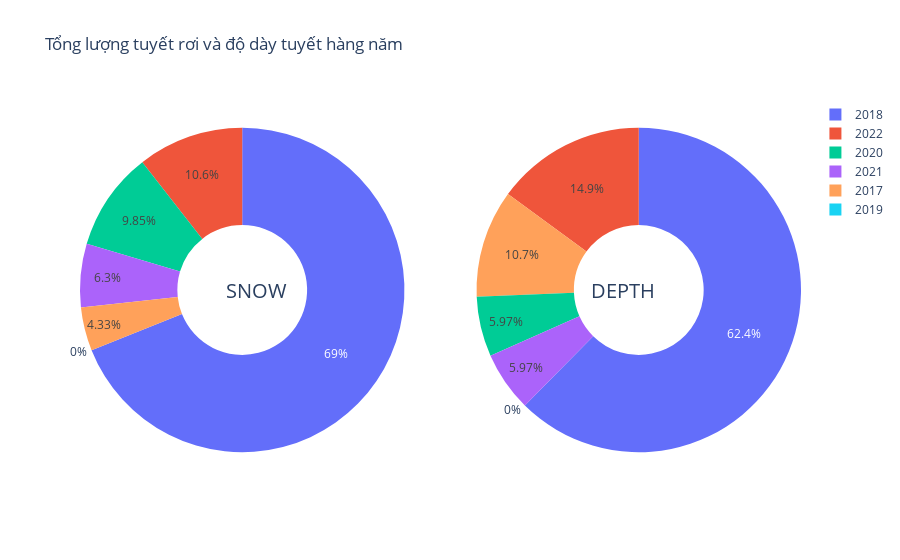

Notebook code for this chart:
### Markdown cell above
Lượng tuyết rơi

### Code cell
from plotly.subplots import make_subplots
fig = make_subplots(rows=1, cols=2, specs=[[{'type':'domain'}, {'type':'domain'}]])
fig.add_trace(go.Pie(labels=yearly.index.year, values=yearly.snow, name="Lượng tuyết rơi"), 1, 1)
fig.add_trace(go.Pie(labels=yearly.index.year, values=yearly.snwd, name="Độ dày tuyết"), 1, 2)

# Use `hole` to create a donut-like pie chart
fig.update_traces(hole=.4, hoverinfo="label+percent+name")

fig.update_layout(
    title_text="Tổng lượng tuyết rơi và độ dày tuyết hàng năm",
    # Add annotations in the center of the donut pies.
    annotations=[dict(text='SNOW', x=0.2, y=0.5, font_size=20, showarrow=False),
                 dict(text='DEPTH', x=0.8, y=0.5, font_size=20, showarrow=False)])
fig.show()

### Figure 1 — Plotly figure (JSON) as saved in the notebook; plotly's stock layout.template omitted (floating-point values rounded to 4 significant figures)
{"data": [{"domain": {"x": [0, 0.45], "y": [0, 1]}, "hole": 0.4, "hoverinfo": "label+percent+name", "labels": [2017, 2018, 2019, 2020, 2021, 2022], "name": "Lượng tuyết rơi", "type": "pie", "values": [1.1, 17.5, 0, 2.5, 1.6, 2.68]}, {"domain": {"x": [0.55, 1], "y": [0, 1]}, "hole": 0.4, "hoverinfo": "label+percent+name", "labels": [2017, 2018, 2019, 2020, 2021, 2022], "name": "Độ dày tuyết", "type": "pie", "values": [3.6, 20.9, 0, 2, 2, 5]}], "layout": {"annotations": [{"font": {"size": 20}, "showarrow": false, "text": "SNOW", "x": 0.2, "y": 0.5}, {"font": {"size": 20}, "showarrow": false, "text": "DEPTH", "x": 0.8, "y": 0.5}], "title": {"text": "Tổng lượng tuyết rơi và độ dày tuyết hàng năm"}}}
